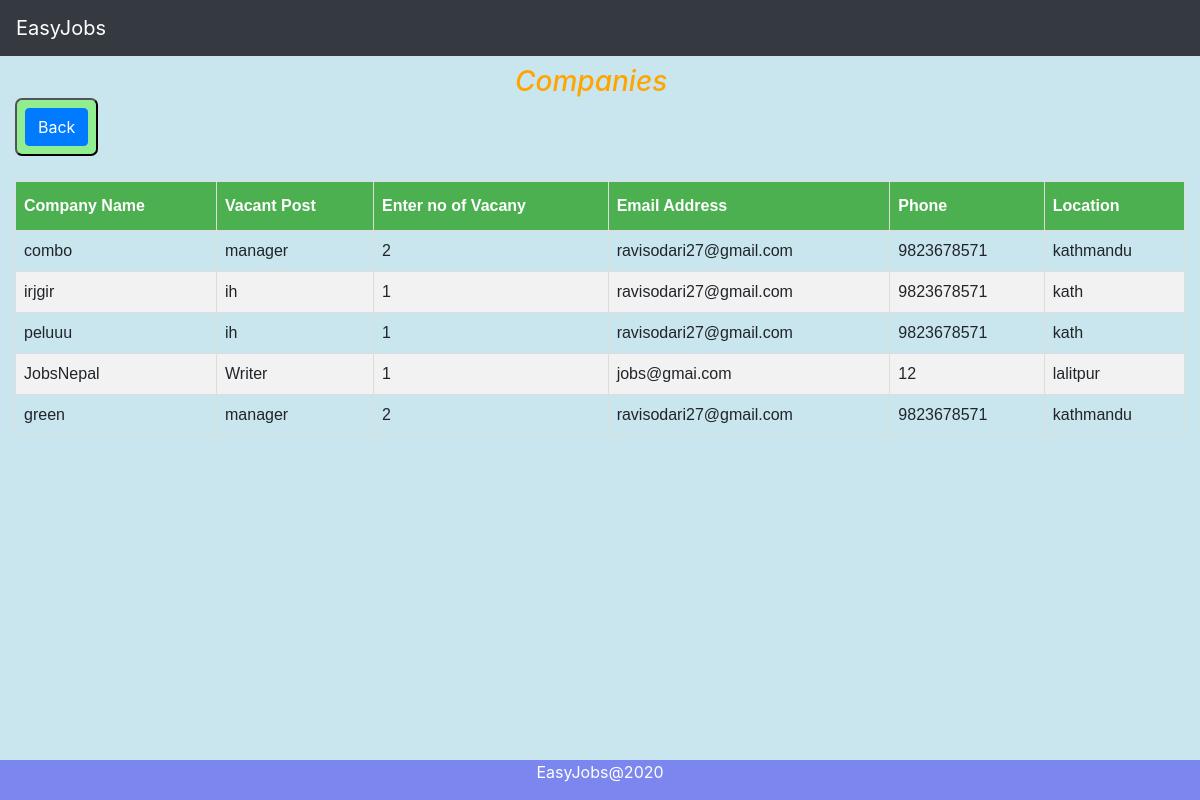
/show (signed in), run on the app's committed database.
### easyjob/models.py (models this page shows)
class Company(models.Model):
    cCompanyName=models.CharField(max_length=100)
    cVacantPost=models.CharField(max_length=100)
    cVacancyNumber=models.IntegerField()
    cEmail=models.EmailField(max_length=100)
    cMobile=models.IntegerField()
    cLocation=models.CharField(max_length=50)
    objects= EmpManager()
    class Meta:
        db_table="Company"

### easyjob/views.py (the view)
# urls.py: path('show',views.show, name="show"),
def show(request):
    employees = Company.objects.all()
    return render(request,"show.html",{'employees':employees})

### templates/show.html (shortened to what this page needs)
{% extends 'base.html' %}
{% load static %}
{% block content %}
<head>
</head>
<body>
<h3 style="margin-left:500px;margin-top:65px;  font-style: oblique; color: orange;">Companies</h3>
<button><a href="/" class="btn btn-primary">Back</a>  </button>
<table style="margin-top: 25px;" id="show">
    <thead>
    <tr>
        <th>Company Name</th>
        <th>Vacant Post</th>
        <th>Enter no of Vacany</th>
        <th>Email Address</th>
        <th>Phone</th>
        <th>Location</th>
    </tr>
    </thead>
    <tbody>
{% for employee in employees %}
    <tr>
        <td>{{ employee.cCompanyName }}</td>
        <td>{{ employee.cVacantPost }}</td>
        <td>{{ employee.cVacancyNumber }}</td>
        <td>{{ employee.cEmail }}</td>
        <td>{{ employee.cMobile }}</td>
        <td>{{ employee.cLocation}}</td>
    </tr>
{% endfor %}
    </tbody>
</table >
<br>
<br>
</body>
{% endblock %}

### templates/show.html (style rules this page uses)
button { background-color:lightgreen; padding: 8px; border-radius: 7px; margin-top: -9px; }
#show { font-family: "Trebuchet MS", Arial, Helvetica, sans-serif; border-collapse: collapse; width: 100%; }
#show td, #show th { border: 1px solid #ddd; padding: 8px; }
#show tr:nth-child(even) { background-color: #f2f2f2; }
#show th { padding-top: 12px; padding-bottom: 12px; text-align: left; background-color: #4CAF50; color: white; }

### data on the page
Company: cCompanyName "combo", cVacantPost "manager", cVacancyNumber "2", cEmail "ravisodari27@gmail.com", cMobile "9823678571", cLocation "kathmandu"
Company: cCompanyName "irjgir", cVacantPost "ih", cVacancyNumber "1", cEmail "ravisodari27@gmail.com", cMobile "9823678571", cLocation "kath"
Company: cCompanyName "peluuu", cVacantPost "ih", cVacancyNumber "1", cEmail "ravisodari27@gmail.com", cMobile "9823678571", cLocation "kath"
Company: cCompanyName "JobsNepal", cVacantPost "Writer", cVacancyNumber "1", cEmail "jobs@gmai.com", cMobile "12", cLocation "lalitpur"
Company: cCompanyName "green", cVacantPost "manager", cVacancyNumber "2", cEmail "ravisodari27@gmail.com", cMobile "9823678571", cLocation "kathmandu"
